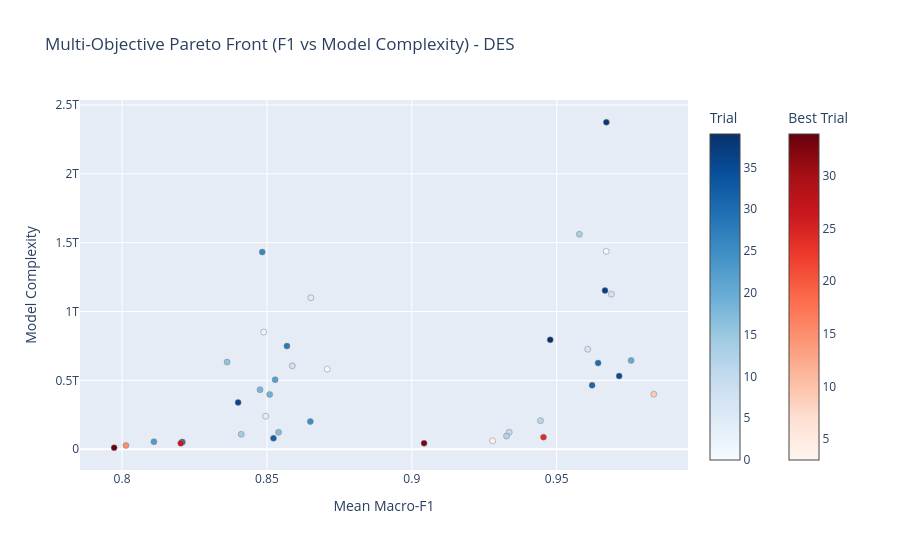

Notebook source saved alongside this figure:
### Code cell
# Cell 2: Master Pipeline (Data Prep -> Optuna -> Plotting -> Export)
for region in TARGET_REGIONS:
    print(f"\n{'='*70}")
    print(f"🚀 STARTING PIPELINE FOR REGION: {region}")
    print(f"{'='*70}\n")
    
    # --- STEP 1: Load Features ---
    with open(artifact_dir / f"{region}_ranked_features.json", "r") as f:
        all_ranked = json.load(f)["ranked_features"]
    with open(artifact_dir / f"{region}_uncorrelated_features.json", "r") as f:
        uncorr_ranked = json.load(f)["uncorrelated_features"]
    
    print(f"[{region}] Loaded {len(all_ranked)} ranked features, {len(uncorr_ranked)} uncorrelated features.")

    # --- STEP 2: Pre-Partition Data ---
    print(f"[{region}] Loading and caching benchmark years...")
    region_dir = data_base_dir / region
    cache_dir = Path(f'data/cache_splits_{region}')
    
    if cache_dir.exists():
        shutil.rmtree(cache_dir)
    cache_dir.mkdir(parents=True, exist_ok=True)
    
    for yr in BENCHMARK_YEARS:
        year_path = region_dir / f"year={yr}"
        df_yr = (
            pl.read_parquet(year_path / "*.parquet")
            .with_columns(pl.col('class').replace_strict(class_remap_dict, default=pl.col('class')).cast(pl.Int32))
            .select(all_ranked + ['class'])
        )
        
        X_yr = df_yr.select(all_ranked).to_numpy().astype(np.float32)
        y_yr = df_yr['class'].to_numpy().astype(np.int32)
        del df_yr
        gc.collect()
        
        X_tr, X_val, y_tr, y_val = train_test_split(X_yr, y_yr, test_size=0.20, stratify=y_yr, random_state=42)
        np.savez_compressed(cache_dir / f"split_{yr}.npz", X_tr=X_tr, y_tr=y_tr, X_val=X_val, y_val=y_val)
        del X_yr, y_yr, X_tr, X_val, y_tr, y_val
        gc.collect()

    # --- STEP 3: Optuna Optimization ---
    print(f"\n[{region}] Executing Optuna Study...")
    feat_to_idx = {name: i for i, name in enumerate(all_ranked)}
    ref_col_series = parent_ref_df[region] if region in parent_ref_df.columns else None

    def objective(trial):
        sampling_strategy = trial.suggest_categorical("sampling_strategy", ["stratified", "reference_balanced"])
        feat_strategy = trial.suggest_categorical("feature_strategy", ["all", "uncorrelated"])
        
        if feat_strategy == "uncorrelated":
            active_names = uncorr_ranked
        else:
            num_bands = trial.suggest_int("max_input_features", 10, len(all_ranked))
            active_names = all_ranked[:num_bands]
            
        active_col_idx = [feat_to_idx[f] for f in active_names]
        train_fraction = trial.suggest_float("train_fraction", 0.10, 1.0, step=0.20)
        min_leaf = trial.suggest_int("minLeafPopulation", 2, 12)
        n_trees = trial.suggest_int("numberOfTrees", 50, 150, step=25)

        rf_params = {
            "n_estimators": n_trees, "min_samples_leaf": min_leaf,
            "max_features": "sqrt", "max_depth": None,
            "n_jobs": 2, "random_state": 42
        }

        yearly_macro_f1s = []
        annual_training_sample_counts = []
        all_year_max_nodes = []
        rng = np.random.RandomState(42)

        for yr in BENCHMARK_YEARS:
            data = np.load(cache_dir / f"split_{yr}.npz")
            X_tr, y_tr, X_val, y_val = data['X_tr'], data['y_tr'], data['X_val'][:, active_col_idx], data['y_val']
            target_n = int(len(X_tr) * train_fraction)

            if train_fraction >= 0.99 and sampling_strategy == "stratified":
                chosen_local = np.arange(len(X_tr))
            elif sampling_strategy == "reference_balanced" and ref_col_series is not None:
                chosen_local = get_balanced_indices(y_tr, target_n, ref_col_series, rng)
            else:
                chosen_local = []
                for cls in np.unique(y_tr):
                    cls_indices = np.where(y_tr == cls)[0]
                    n_take = max(3, int(target_n * len(cls_indices) / len(y_tr)))
                    chosen_local.extend(rng.choice(cls_indices, size=min(len(cls_indices), n_take), replace=False))
                chosen_local = np.array(chosen_local)

            annual_training_sample_counts.append(len(chosen_local))
            X_sub, y_sub = X_tr[chosen_local][:, active_col_idx], y_tr[chosen_local]

            clf = RandomForestClassifier(**rf_params)
            clf.fit(X_sub, y_sub)

            all_year_max_nodes.append(max(tree.tree_.node_count for tree in clf.estimators_))
            yearly_macro_f1s.append(f1_score(y_val, clf.predict(X_val), average="macro"))

            del data, X_tr, y_tr, X_val, y_val, X_sub, y_sub, clf
            gc.collect()

        mean_macro_f1 = float(np.mean(yearly_macro_f1s))
        samples_per_year = int(np.mean(annual_training_sample_counts))
        max_nodes_observed = int(max(all_year_max_nodes))
        num_features = len(active_col_idx)
        single_model_complexity = float(samples_per_year * num_features * n_trees * max_nodes_observed)

        trial.set_user_attr("samples_per_year", samples_per_year)
        trial.set_user_attr("num_features", num_features)
        trial.set_user_attr("max_nodes", max_nodes_observed)
        trial.set_user_attr("model_complexity", single_model_complexity)

        return mean_macro_f1, single_model_complexity

    # Standard in-memory study
    study = optuna.create_study(
        study_name=f"rf_{region}", 
        directions=["maximize", "minimize"]
    )
    study.optimize(objective, n_trials=40, n_jobs=1)

    # --- STEP 4: Plotly Visualization ---
    print(f"\n[{region}] Generating Pareto Html...")
    fig_plotly = plot_pareto_front(study, target_names=["Mean Macro-F1", "Model Complexity"])
    fig_plotly.update_layout(title=f"Multi-Objective Pareto Front (F1 vs Model Complexity) - {region}", width=900, height=550)
    fig_plotly.write_html(output_config_dir / f"{region}_pareto_frontier.html")
    fig_plotly.show()

    # --- STEP 5: Data Export ---
    print(f"[{region}] Exporting Trial Data to CSV/JSON...")
    df_all_trials = study.trials_dataframe()
    df_all_trials.to_csv(output_config_dir / f"{region}_all_trials.csv", index=False)
    df_all_trials.to_json(output_config_dir / f"{region}_all_trials.json", orient="records", indent=4)

    # --- STEP 6: Matplotlib Custom Pareto Analysis ---
    pareto_records = []
    for t in study.best_trials:
        strat = t.params.get("feature_strategy", "all")
        n_feats = len(uncorr_ranked) if strat == "uncorrelated" else t.params.get("max_input_features", len(all_ranked))
            
        pareto_records.append({
            "trial_number": t.number,
            "macro_f1": float(t.values[0]),
            "model_complexity": float(t.values[1]),
            "samples_per_year": t.user_attrs.get("samples_per_year"),
            "num_features": t.user_attrs.get("num_features", n_feats),
            "max_nodes": t.user_attrs.get("max_nodes"),
            "trees": t.params.get("numberOfTrees"),
            "min_leaf": t.params.get("minLeafPopulation"),
            "sampling": t.params.get("sampling_strategy"),
            "feature_strat": strat,
            "train_fraction": t.params.get("train_fraction")
        })

    if pareto_records:
        df_pareto = pd.DataFrame(pareto_records).sort_values("model_complexity")
        df_pareto.to_csv(output_config_dir / f"{region}_pareto_frontier.csv", index=False)
        df_pareto.to_json(output_config_dir / f"{region}_pareto_frontier.json", orient="records", indent=4)

        fig, ax = plt.subplots(figsize=(11, 7))
        ax.plot(df_pareto["model_complexity"], df_pareto["macro_f1"], color="#d62728", linestyle="--", linewidth=2, alpha=0.8, zorder=2, label="Pareto Efficient Frontier")
        scatter = ax.scatter(df_pareto["model_complexity"], df_pareto["macro_f1"], c=df_pareto["num_features"], cmap="viridis", s=180, edgecolor="black", linewidth=1.5, zorder=3)
        
        cbar = plt.colorbar(scatter, ax=ax)
        cbar.set_label("Number of Features / Bands", fontsize=11)

        for _, row in df_pareto.iterrows():
            label_text = f"Trial {int(row['trial_number'])}\n({int(row['trees'])}T, leaf={int(row['min_leaf'])}, {int(row['num_features'])}B)"
            ax.annotate(
                label_text, xy=(row["model_complexity"], row["macro_f1"]), xytext=(0, 14), textcoords="offset points",
                ha="center", fontsize=9, fontweight="bold",
                bbox=dict(boxstyle="round,pad=0.25", fc="white", ec="gray", alpha=0.85),
                arrowprops=dict(arrowstyle="->", connectionstyle="arc3,rad=0", color="gray", lw=0.8)
            )

        ax.set_xscale("log")
        ax.set_title(f"Pareto Frontier Solutions Only: Macro-F1 vs Model Complexity ({region})", fontsize=14, pad=15)
        ax.set_xlabel("Model Complexity (Log Scale: Samples × Bands × Trees × Max Nodes)", fontsize=12)
        ax.set_ylabel("Mean Annual Macro-F1 (Maximize)", fontsize=12)
        ax.grid(True, which="both", linestyle="--", alpha=0.5)

        y_margin = (df_pareto["macro_f1"].max() - df_pareto["macro_f1"].min()) * 0.25
        ax.set_ylim(df_pareto["macro_f1"].min() - 0.005, df_pareto["macro_f1"].max() + y_margin)

        plt.tight_layout()
        plt.savefig(output_config_dir / f"{region}_pareto_only_frontier.png", dpi=300, bbox_inches="tight")
        plt.show()

        print(f"\n=== Pareto-Optimal Candidates Table for {region} ===")
        display_cols = ["trial_number", "macro_f1", "model_complexity", "samples_per_year", "num_features", "trees", "min_leaf", "feature_strat", "sampling"]
        print(df_pareto[display_cols].to_string(index=False))

    print(f"\n[{region}] Pipeline Complete!\n")
    gc.collect()

### Figure 1 — Plotly figure (JSON) as saved in the notebook; plotly's stock layout.template omitted (floating-point values rounded to 4 significant figures)
{"data": [{"hovertemplate": "%{text}<extra>Trial</extra>", "marker": {"color": [0, 1, 2, 4, 5, 6, 7, 8, 10, 11, 12, 13, 14, 16, 17, 18, 19, 20, 21, 22, 23, 25, 26, 28, 29, 30, 31, 32, 35, 36, 37, 38, 39], "colorbar": {"title": {"text": "Trial"}}, "colorscale": [[0, "rgb(247,251,255)"], [0.125, "rgb(222,235,247)"], [0.25, "rgb(198,219,239)"], [0.375, "rgb(158,202,225)"], [0.5, "rgb(107,174,214)"], [0.625, "rgb(66,146,198)"], [0.75, "rgb(33,113,181)"], [0.875, "rgb(8,81,156)"], [1, "rgb(8,48,107)"]], "line": {"color": "Grey", "width": 0.5}}, "mode": "markers", "showlegend": false, "text": ["{<br>  \"number\": 0,<br>  \"values\": [<br>    0.870793371132885,<br>    581596444800.0<br>  ],<br>  \"params\": {<br>    \"sampling_strategy\": \"reference_balanced\",<br>    \"feature_strategy\": \"uncorrelated\",<br>    \"train_fraction\": 0.9,<br>    \"minLeafPopulation\": 2,<br>    \"numberOfTrees\": 50<br>  },<br>  \"user_attrs\": {<br>    \"samples_per_year\": 60496,<br>    \"num_features\": 36,<br>    \"max_nodes\": 5341,<br>    \"model_complexity\": 581596444800.0<br>  }<br>}", "{<br>  \"number\": 1,<br>  \"values\": [<br>    0.9670876293436615,<br>    1436719950000.0<br>  ],<br>  \"params\": {<br>    \"sampling_strategy\": \"stratified\",<br>    \"feature_strategy\": \"all\",<br>    \"max_input_features\": 45,<br>    \"train_fraction\": 0.9,<br>    \"minLeafPopulation\": 11,<br>    \"numberOfTrees\": 150<br>  },<br>  \"user_attrs\": {<br>    \"samples_per_year\": 84296,<br>    \"num_features\": 45,<br>    \"max_nodes\": 2525,<br>    \"model_complexity\": 1436719950000.0<br>  }<br>}", "{<br>  \"number\": 2,<br>  \"values\": [<br>    0.8488805115969653,<br>    850343875200.0<br>  ],<br>  \"params\": {<br>    \"sampling_strategy\": \"reference_balanced\",<br>    \"feature_strategy\": \"uncorrelated\",<br>    \"train_fraction\": 0.9,<br>    \"minLeafPopulation\": 10,<br>    \"numberOfTrees\": 150<br>  },<br>  \"user_attrs\": {<br>    \"samples_per_year\": 60496,<br>    \"num_features\": 36,<br>    \"max_nodes\": 2603,<br>    \"model_complexity\": 850343875200.0<br>  }<br>}", "{<br>  \"number\": 4,<br>  \"values\": [<br>    0.8495941046273902,<br>    239127193800.0<br>  ],<br>  \"params\": {<br>    \"sampling_strategy\": \"reference_balanced\",<br>    \"feature_strategy\": \"all\",<br>    \"max_input_features\": 22,<br>    \"train_fraction\": 0.5,<br>    \"minLeafPopulation\": 12,<br>    \"numberOfTrees\": 150<br>  },<br>  \"user_attrs\": {<br>    \"samples_per_year\": 43626,<br>    \"num_features\": 22,<br>    \"max_nodes\": 1661,<br>    \"model_complexity\": 239127193800.0<br>  }<br>}", "{<br>  \"number\": 5,<br>  \"values\": [<br>    0.8651594043866248,<br>    1099964151000.0<br>  ],<br>  \"params\": {<br>    \"sampling_strategy\": \"reference_balanced\",<br>    \"feature_strategy\": \"all\",<br>    \"max_input_features\": 52,<br>    \"train_fraction\": 0.5,<br>    \"minLeafPopulation\": 2,<br>    \"numberOfTrees\": 125<br>  },<br>  \"user_attrs\": {<br>    \"samples_per_year\": 43626,<br>    \"num_features\": 52,<br>    \"max_nodes\": 3879,<br>    \"model_complexity\": 1099964151000.0<br>  }<br>}", "{<br>  \"number\": 6,<br>  \"values\": [<br>    0.960706275355471,<br>    726066369000.0<br>  ],<br>  \"params\": {<br>    \"sampling_strategy\": \"stratified\",<br>    \"feature_strategy\": \"uncorrelated\",<br>    \"train_fraction\": 0.7000000000000001,<br>    \"minLeafPopulation\": 11,<br>    \"numberOfTrees\": 125<br>  },<br>  \"user_attrs\": {<br>    \"samples_per_year\": 65562,<br>    \"num_features\": 36,<br>    \"max_nodes\": 2461,<br>    \"model_complexity\": 726066369000.0<br>  }<br>}", "{<br>  \"number\": 7,<br>  \"values\": [<br>    0.9688854107463564,<br>    1126184698800.0<br>  ],<br>  \"params\": {<br>    \"sampling_strategy\": \"stratified\",<br>    \"feature_strategy\": \"uncorrelated\",<br>    \"train_fraction\": 0.7000000000000001,<br>    \"minLeafPopulation\": 7,<br>    \"numberOfTrees\": 150<br>  },<br>  \"user_attrs\": {<br>    \"samples_per_year\": 65562,<br>    \"num_features\": 36,<br>    \"max_nodes\": 3181,<br>    \"model_complexity\": 1126184698800.0<br>  }<br>}", "{<br>  \"number\": 8,<br>  \"values\": [<br>    0.8587710367056371,<br>    605245311000.0<br>  ],<br>  \"params\": {<br>    \"sampling_strategy\": \"reference_balanced\",<br>    \"feature_strategy\": \"uncorrelated\",<br>    \"train_fraction\": 0.5,<br>    \"minLeafPopulation\": 5,<br>    \"numberOfTrees\": 125<br>  },<br>  \"user_attrs\": {<br>    \"samples_per_year\": 43626,<br>    \"num_features\": 36,<br>    \"max_nodes\": 3083,<br>    \"model_complexity\": 605245311000.0<br>  }<br>}", "{<br>  \"number\": 10,<br>  \"values\": [<br>    0.9336192396665506,<br>    122961912300.0<br>  ],<br>  \"params\": {<br>    \"sampling_strategy\": \"stratified\",<br>    \"feature_strategy\": \"all\",<br>    \"max_input_features\": 69,<br>    \"train_fraction\": 0.1,<br>    \"minLeafPopulation\": 2,<br>    \"numberOfTrees\": 150<br>  },<br>  \"user_attrs\": {<br>    \"samples_per_year\": 9362,<br>    \"num_features\": 69,<br>    \"max_nodes\": 1269,<br>    \"model_complexity\": 122961912300.0<br>  }<br>}", "{<br>  \"number\": 11,<br>  \"values\": [<br>    0.9444166717509574,<br>    207467527500.0<br>  ],<br>  \"params\": {<br>    \"sampling_strategy\": \"stratified\",<br>    \"feature_strategy\": \"uncorrelated\",<br>    \"train_fraction\": 0.30000000000000004,<br>    \"minLeafPopulation\": 8,<br>    \"numberOfTrees\": 125<br>  },<br>  \"user_attrs\": {<br>    \"samples_per_year\": 28095,<br>    \"num_features\": 36,<br>    \"max_nodes\": 1641,<br>    \"model_complexity\": 207467527500.0<br>  }<br>}", "{<br>  \"number\": 12,<br>  \"values\": [<br>    0.9326966275102038,<br>    95048194500.0<br>  ],<br>  \"params\": {<br>    \"sampling_strategy\": \"stratified\",<br>    \"feature_strategy\": \"uncorrelated\",<br>    \"train_fraction\": 0.30000000000000004,<br>    \"minLeafPopulation\": 12,<br>    \"numberOfTrees\": 75<br>  },<br>  \"user_attrs\": {<br>    \"samples_per_year\": 28095,<br>    \"num_features\": 36,<br>    \"max_nodes\": 1253,<br>    \"model_complexity\": 95048194500.0<br>  }<br>}", "{<br>  \"number\": 13,<br>  \"values\": [<br>    0.9578274042859628,<br>    1561293468000.0<br>  ],<br>  \"params\": {<br>    \"sampling_strategy\": \"stratified\",<br>    \"feature_strategy\": \"all\",<br>    \"max_input_features\": 72,<br>    \"train_fraction\": 0.7000000000000001,<br>    \"minLeafPopulation\": 11,<br>    \"numberOfTrees\": 150<br>  },<br>  \"user_attrs\": {<br>    \"samples_per_year\": 65562,<br>    \"num_features\": 72,<br>    \"max_nodes\": 2205,<br>    \"model_complexity\": 1561293468000.0<br>  }<br>}", "{<br>  \"number\": 14,<br>  \"values\": [<br>    0.8411343470239648,<br>    108232550775.0<br>  ],<br>  \"params\": {<br>    \"sampling_strategy\": \"reference_balanced\",<br>    \"feature_strategy\": \"all\",<br>    \"max_input_features\": 37,<br>    \"train_fraction\": 0.30000000000000004,<br>    \"minLeafPopulation\": 9,<br>    \"numberOfTrees\": 75<br>  },<br>  \"user_attrs\": {<br>    \"samples_per_year\": 27879,<br>    \"num_features\": 37,<br>    \"max_nodes\": 1399,<br>    \"model_complexity\": 108232550775.0<br>  }<br>}", "{<br>  \"number\": 16,<br>  \"values\": [<br>    0.83624453566072,<br>    632646995400.0<br>  ],<br>  \"params\": {<br>    \"sampling_strategy\": \"reference_balanced\",<br>    \"feature_strategy\": \"all\",<br>    \"max_input_features\": 84,<br>    \"train_fraction\": 0.30000000000000004,<br>    \"minLeafPopulation\": 7,<br>    \"numberOfTrees\": 150<br>  },<br>  \"user_attrs\": {<br>    \"samples_per_year\": 27879,<br>    \"num_features\": 84,<br>    \"max_nodes\": 1801,<br>    \"model_complexity\": 632646995400.0<br>  }<br>}", "{<br>  \"number\": 17,<br>  \"values\": [<br>    0.8540119119114962,<br>    122695479000.0<br>  ],<br>  \"params\": {<br>    \"sampling_strategy\": \"reference_balanced\",<br>    \"feature_strategy\": \"uncorrelated\",<br>    \"train_fraction\": 0.30000000000000004,<br>    \"minLeafPopulation\": 4,<br>    \"numberOfTrees\": 50<br>  },<br>  \"user_attrs\": {<br>    \"samples_per_year\": 27879,<br>    \"num_features\": 36,<br>    \"max_nodes\": 2445,<br>    \"model_complexity\": 122695479000.0<br>  }<br>}", "{<br>  \"number\": 18,<br>  \"values\": [<br>    0.8476240077438262,<br>    432259567200.0<br>  ],<br>  \"params\": {<br>    \"sampling_strategy\": \"reference_balanced\",<br>    \"feature_strategy\": \"uncorrelated\",<br>    \"train_fraction\": 0.7000000000000001,<br>    \"minLeafPopulation\": 11,<br>    \"numberOfTrees\": 100<br>  },<br>  \"user_attrs\": {<br>    \"samples_per_year\": 52594,<br>    \"num_features\": 36,<br>    \"max_nodes\": 2283,<br>    \"model_complexity\": 432259567200.0<br>  }<br>}", "{<br>  \"number\": 19,<br>  \"values\": [<br>    0.8509541351645257,<br>    397767249600.0<br>  ],<br>  \"params\": {<br>    \"sampling_strategy\": \"reference_balanced\",<br>    \"feature_strategy\": \"all\",<br>    \"max_input_features\": 31,<br>    \"train_fraction\": 0.9,<br>    \"minLeafPopulation\": 12,<br>    \"numberOfTrees\": 100<br>  },<br>  \"user_attrs\": {<br>    \"samples_per_year\": 60496,<br>    \"num_features\": 31,<br>    \"max_nodes\": 2121,<br>    \"model_complexity\": 397767249600.0<br>  }<br>}", "{<br>  \"number\": 20,<br>  \"values\": [<br>    0.9756922433690018,<br>    645075140000.0<br>  ],<br>  \"params\": {<br>    \"sampling_strategy\": \"stratified\",<br>    \"feature_strategy\": \"all\",<br>    \"max_input_features\": 50,<br>    \"train_fraction\": 0.9,<br>    \"minLeafPopulation\": 7,<br>    \"numberOfTrees\": 50<br>  },<br>  \"user_attrs\": {<br>    \"samples_per_year\": 84296,<br>    \"num_features\": 50,<br>    \"max_nodes\": 3061,<br>    \"model_complexity\": 645075140000.0<br>  }<br>}", "{<br>  \"number\": 21,<br>  \"values\": [<br>    0.8207768880220108,<br>    51447182400.0<br>  ],<br>  \"params\": {<br>    \"sampling_strategy\": \"reference_balanced\",<br>    \"feature_strategy\": \"uncorrelated\",<br>    \"train_fraction\": 0.1,<br>    \"minLeafPopulation\": 5,<br>    \"numberOfTrees\": 150<br>  },<br>  \"user_attrs\": {<br>    \"samples_per_year\": 9368,<br>    \"num_features\": 36,<br>    \"max_nodes\": 1017,<br>    \"model_complexity\": 51447182400.0<br>  }<br>}", "{<br>  \"number\": 22,<br>  \"values\": [<br>    0.8528202309521415,<br>    504722665200.0<br>  ],<br>  \"params\": {<br>    \"sampling_strategy\": \"reference_balanced\",<br>    \"feature_strategy\": \"all\",<br>    \"max_input_features\": 43,<br>    \"train_fraction\": 0.9,<br>    \"minLeafPopulation\": 8,<br>    \"numberOfTrees\": 75<br>  },<br>  \"user_attrs\": {<br>    \"samples_per_year\": 60496,<br>    \"num_features\": 43,<br>    \"max_nodes\": 2587,<br>    \"model_complexity\": 504722665200.0<br>  }<br>}", "{<br>  \"number\": 23,<br>  \"values\": [<br>    0.8109895445629877,<br>    54473983200.0<br>  ],<br>  \"params\": {<br>    \"sampling_strategy\": \"reference_balanced\",<br>    \"feature_strategy\": \"all\",<br>    \"max_input_features\": 84,<br>    \"train_fraction\": 0.1,<br>    \"minLeafPopulation\": 5,<br>    \"numberOfTrees\": 75<br>  },<br>  \"user_attrs\": {<br>    \"samples_per_year\": 9368,<br>    \"num_features\": 84,<br>    \"max_nodes\": 923,<br>    \"model_complexity\": 54473983200.0<br>  }<br>}", "{<br>  \"number\": 25,<br>  \"values\": [<br>    0.8649851227671319,<br>    200521455750.0<br>  ],<br>  \"params\": {<br>    \"sampling_strategy\": \"reference_balanced\",<br>    \"feature_strategy\": \"all\",<br>    \"max_input_features\": 17,<br>    \"train_fraction\": 0.5,<br>    \"minLeafPopulation\": 6,<br>    \"numberOfTrees\": 125<br>  },<br>  \"user_attrs\": {<br>    \"samples_per_year\": 43626,<br>    \"num_features\": 17,<br>    \"max_nodes\": 2163,<br>    \"model_complexity\": 200521455750.0<br>  }<br>}", "{<br>  \"number\": 26,<br>  \"values\": [<br>    0.8483774247559626,<br>    1431478125000.0<br>  ],<br>  \"params\": {<br>    \"sampling_strategy\": \"reference_balanced\",<br>    \"feature_strategy\": \"all\",<br>    \"max_input_features\": 84,<br>    \"train_fraction\": 0.5,<br>    \"minLeafPopulation\": 4,<br>    \"numberOfTrees\": 125<br>  },<br>  \"user_attrs\": {<br>    \"samples_per_year\": 43626,<br>    \"num_features\": 84,<br>    \"max_nodes\": 3125,<br>    \"model_complexity\": 1431478125000.0<br>  }<br>}", "{<br>  \"number\": 28,<br>  \"values\": [<br>    0.8568984830887147,<br>    748596699000.0<br>  ],<br>  \"params\": {<br>    \"sampling_strategy\": \"reference_balanced\",<br>    \"feature_strategy\": \"uncorrelated\",<br>    \"train_fraction\": 0.7000000000000001,<br>    \"minLeafPopulation\": 6,<br>    \"numberOfTrees\": 125<br>  },<br>  \"user_attrs\": {<br>    \"samples_per_year\": 52594,<br>    \"num_features\": 36,<br>    \"max_nodes\": 3163,<br>    \"model_complexity\": 748596699000.0<br>  }<br>}", "{<br>  \"number\": 29,<br>  \"values\": [<br>    0.8207768880220108,<br>    51447182400.0<br>  ],<br>  \"params\": {<br>    \"sampling_strategy\": \"reference_balanced\",<br>    \"feature_strategy\": \"uncorrelated\",<br>    \"train_fraction\": 0.1,<br>    \"minLeafPopulation\": 5,<br>    \"numberOfTrees\": 150<br>  },<br>  \"user_attrs\": {<br>    \"samples_per_year\": 9368,<br>    \"num_features\": 36,<br>    \"max_nodes\": 1017,<br>    \"model_complexity\": 51447182400.0<br>  }<br>}", "{<br>  \"number\": 30,<br>  \"values\": [<br>    0.964304729986541,<br>    625667253750.0<br>  ],<br>  \"params\": {<br>    \"sampling_strategy\": \"stratified\",<br>    \"feature_strategy\": \"all\",<br>    \"max_input_features\": 70,<br>    \"train_fraction\": 0.5,<br>    \"minLeafPopulation\": 5,<br>    \"numberOfTrees\": 75<br>  },<br>  \"user_attrs\": {<br>    \"samples_per_year\": 46827,<br>    \"num_features\": 70,<br>    \"max_nodes\": 2545,<br>    \"model_complexity\": 625667253750.0<br>  }<br>}", "{<br>  \"number\": 31,<br>  \"values\": [<br>    0.9622288219477801,<br>    464316640200.0<br>  ],<br>  \"params\": {<br>    \"sampling_strategy\": \"stratified\",<br>    \"feature_strategy\": \"uncorrelated\",<br>    \"train_fraction\": 0.7000000000000001,<br>    \"minLeafPopulation\": 10,<br>    \"numberOfTrees\": 75<br>  },<br>  \"user_attrs\": {<br>    \"samples_per_year\": 65562,<br>    \"num_features\": 36,<br>    \"max_nodes\": 2623,<br>    \"model_complexity\": 464316640200.0<br>  }<br>}", "{<br>  \"number\": 32,<br>  \"values\": [<br>    0.8522579726106101,<br>    79591060125.0<br>  ],<br>  \"params\": {<br>    \"sampling_strategy\": \"reference_balanced\",<br>    \"feature_strategy\": \"all\",<br>    \"max_input_features\": 23,<br>    \"train_fraction\": 0.30000000000000004,<br>    \"minLeafPopulation\": 7,<br>    \"numberOfTrees\": 75<br>  },<br>  \"user_attrs\": {<br>    \"samples_per_year\": 27879,<br>    \"num_features\": 23,<br>    \"max_nodes\": 1655,<br>    \"model_complexity\": 79591060125.0<br>  }<br>}", "{<br>  \"number\": 35,<br>  \"values\": [<br>    0.9715688498642769,<br>    530913067200.0<br>  ],<br>  \"params\": {<br>    \"sampling_strategy\": \"stratified\",<br>    \"feature_strategy\": \"uncorrelated\",<br>    \"train_fraction\": 0.9,<br>    \"minLeafPopulation\": 8,<br>    \"numberOfTrees\": 50<br>  },<br>  \"user_attrs\": {<br>    \"samples_per_year\": 84296,<br>    \"num_features\": 36,<br>    \"max_nodes\": 3499,<br>    \"model_complexity\": 530913067200.0<br>  }<br>}", "{<br>  \"number\": 36,<br>  \"values\": [<br>    0.8400527238303035,<br>    339791426100.0<br>  ],<br>  \"params\": {<br>    \"sampling_strategy\": \"reference_balanced\",<br>    \"feature_strategy\": \"all\",<br>    \"max_input_features\": 63,<br>    \"train_fraction\": 0.7000000000000001,<br>    \"minLeafPopulation\": 11,<br>    \"numberOfTrees\": 50<br>  },<br>  \"user_attrs\": {<br>    \"samples_per_year\": 52594,<br>    \"num_features\": 63,<br>    \"max_nodes\": 2051,<br>    \"model_complexity\": 339791426100.0<br>  }<br>}", "{<br>  \"number\": 37,<br>  \"values\": [<br>    0.9666799703800055,<br>    1152031284000.0<br>  ],<br>  \"params\": {<br>    \"sampling_strategy\": \"stratified\",<br>    \"feature_strategy\": \"uncorrelated\",<br>    \"train_fraction\": 0.9,<br>    \"minLeafPopulation\": 11,<br>    \"numberOfTrees\": 125<br>  },<br>  \"user_attrs\": {<br>    \"samples_per_year\": 84296,<br>    \"num_features\": 36,<br>    \"max_nodes\": 3037,<br>    \"model_complexity\": 1152031284000.0<br>  }<br>}", "{<br>  \"number\": 38,<br>  \"values\": [<br>    0.9671476329225417,<br>    2374444982250.0<br>  ],<br>  \"params\": {<br>    \"sampling_strategy\": \"stratified\",<br>    \"feature_strategy\": \"all\",<br>    \"max_input_features\": 97,<br>    \"train_fraction\": 0.5,<br>    \"minLeafPopulation\": 3,<br>    \"numberOfTrees\": 150<br>  },<br>  \"user_attrs\": {<br>    \"samples_per_year\": 46827,<br>    \"num_features\": 97,<br>    \"max_nodes\": 3485,<br>    \"model_complexity\": 2374444982250.0<br>  }<br>}", "{<br>  \"number\": 39,<br>  \"values\": [<br>    0.947776065839464,<br>    794068852500.0<br>  ],<br>  \"params\": {<br>    \"sampling_strategy\": \"stratified\",<br>    \"feature_strategy\": \"all\",<br>    \"max_input_features\": 70,<br>    \"train_fraction\": 0.5,<br>    \"minLeafPopulation\": 12,<br>    \"numberOfTrees\": 150<br>  },<br>  \"user_attrs\": {<br>    \"samples_per_year\": 46827,<br>    \"num_features\": 70,<br>    \"max_nodes\": 1615,<br>    \"model_complexity\": 794068852500.0<br>  }<br>}"], "type": "scatter", "x": [0.8708, 0.9671, 0.8489, 0.8496, 0.8652, 0.9607, 0.9689, 0.8588, 0.9336, 0.9444, 0.9327, 0.9578, 0.8411, 0.8362, 0.854, 0.8476, 0.851, 0.9757, 0.8208, 0.8528, 0.811, 0.865, 0.8484, 0.8569, 0.8208, 0.9643, 0.9622, 0.8523, 0.9716, 0.8401, 0.9667, 0.9671, 0.9478], "y": [581596444800, 1436719950000, 850343875200, 239127193800, 1099964151000, 726066369000, 1126184698800, 605245311000, 122961912300, 207467527500, 95048194500, 1561293468000, 108232550775, 632646995400, 122695479000, 432259567200, 397767249600, 645075140000, 51447182400, 504722665200, 54473983200, 200521455750, 1431478125000, 748596699000, 51447182400, 625667253750, 464316640200, 79591060125, 530913067200, 339791426100, 1152031284000, 2374444982250, 794068852500]}, {"hovertemplate": "%{text}<extra>Best Trial</extra>", "marker": {"color": [3, 9, 15, 24, 27, 33, 34], "colorbar": {"title": {"text": "Best Trial"}, "x": 1.1, "xpad": 40}, "colorscale": [[0, "rgb(255,245,240)"], [0.125, "rgb(254,224,210)"], [0.25, "rgb(252,187,161)"], [0.375, "rgb(252,146,114)"], [0.5, "rgb(251,106,74)"], [0.625, "rgb(239,59,44)"], [0.75, "rgb(203,24,29)"], [0.875, "rgb(165,15,21)"], [1, "rgb(103,0,13)"]], "line": {"color": "Grey", "width": 0.5}}, "mode": "markers", "showlegend": false, "text": ["{<br>  \"number\": 3,<br>  \"values\": [<br>    0.9279124360684764,<br>    60615205200.0<br>  ],<br>  \"params\": {<br>    \"sampling_strategy\": \"stratified\",<br>    \"feature_strategy\": \"uncorrelated\",<br>    \"train_fraction\": 0.1,<br>    \"minLeafPopulation\": 3,<br>    \"numberOfTrees\": 150<br>  },<br>  \"user_attrs\": {<br>    \"samples_per_year\": 9362,<br>    \"num_features\": 36,<br>    \"max_nodes\": 1199,<br>    \"model_complexity\": 60615205200.0<br>  }<br>}", "{<br>  \"number\": 9,<br>  \"values\": [<br>    0.9835424428603592,<br>    399573577000.0<br>  ],<br>  \"params\": {<br>    \"sampling_strategy\": \"stratified\",<br>    \"feature_strategy\": \"all\",<br>    \"max_input_features\": 13,<br>    \"train_fraction\": 0.9,<br>    \"minLeafPopulation\": 7,<br>    \"numberOfTrees\": 125<br>  },<br>  \"user_attrs\": {<br>    \"samples_per_year\": 84296,<br>    \"num_features\": 13,<br>    \"max_nodes\": 2917,<br>    \"model_complexity\": 399573577000.0<br>  }<br>}", "{<br>  \"number\": 15,<br>  \"values\": [<br>    0.8013346903296958,<br>    27274932000.0<br>  ],<br>  \"params\": {<br>    \"sampling_strategy\": \"reference_balanced\",<br>    \"feature_strategy\": \"uncorrelated\",<br>    \"train_fraction\": 0.1,<br>    \"minLeafPopulation\": 10,<br>    \"numberOfTrees\": 125<br>  },<br>  \"user_attrs\": {<br>    \"samples_per_year\": 9368,<br>    \"num_features\": 36,<br>    \"max_nodes\": 647,<br>    \"model_complexity\": 27274932000.0<br>  }<br>}", "{<br>  \"number\": 24,<br>  \"values\": [<br>    0.945451266322918,<br>    87588972000.0<br>  ],<br>  \"params\": {<br>    \"sampling_strategy\": \"stratified\",<br>    \"feature_strategy\": \"all\",<br>    \"max_input_features\": 32,<br>    \"train_fraction\": 0.30000000000000004,<br>    \"minLeafPopulation\": 9,<br>    \"numberOfTrees\": 75<br>  },<br>  \"user_attrs\": {<br>    \"samples_per_year\": 28095,<br>    \"num_features\": 32,<br>    \"max_nodes\": 1299,<br>    \"model_complexity\": 87588972000.0<br>  }<br>}", "{<br>  \"number\": 27,<br>  \"values\": [<br>    0.8202575100798215,<br>    42872652000.0<br>  ],<br>  \"params\": {<br>    \"sampling_strategy\": \"reference_balanced\",<br>    \"feature_strategy\": \"uncorrelated\",<br>    \"train_fraction\": 0.1,<br>    \"minLeafPopulation\": 5,<br>    \"numberOfTrees\": 125<br>  },<br>  \"user_attrs\": {<br>    \"samples_per_year\": 9368,<br>    \"num_features\": 36,<br>    \"max_nodes\": 1017,<br>    \"model_complexity\": 42872652000.0<br>  }<br>}", "{<br>  \"number\": 33,<br>  \"values\": [<br>    0.9042352504204427,<br>    43711178000.0<br>  ],<br>  \"params\": {<br>    \"sampling_strategy\": \"stratified\",<br>    \"feature_strategy\": \"all\",<br>    \"max_input_features\": 70,<br>    \"train_fraction\": 0.1,<br>    \"minLeafPopulation\": 7,<br>    \"numberOfTrees\": 100<br>  },<br>  \"user_attrs\": {<br>    \"samples_per_year\": 9362,<br>    \"num_features\": 70,<br>    \"max_nodes\": 667,<br>    \"model_complexity\": 43711178000.0<br>  }<br>}", "{<br>  \"number\": 34,<br>  \"values\": [<br>    0.797265665837366,<br>    10539000000.0<br>  ],<br>  \"params\": {<br>    \"sampling_strategy\": \"reference_balanced\",<br>    \"feature_strategy\": \"uncorrelated\",<br>    \"train_fraction\": 0.1,<br>    \"minLeafPopulation\": 11,<br>    \"numberOfTrees\": 50<br>  },<br>  \"user_attrs\": {<br>    \"samples_per_year\": 9368,<br>    \"num_features\": 36,<br>    \"max_nodes\": 625,<br>    \"model_complexity\": 10539000000.0<br>  }<br>}"], "type": "scatter", "x": [0.9279, 0.9835, 0.8013, 0.9455, 0.8203, 0.9042, 0.7973], "y": [60615205200, 399573577000, 27274932000, 87588972000, 42872652000, 43711178000, 10539000000]}], "layout": {"height": 550, "title": {"text": "Multi-Objective Pareto Front (F1 vs Model Complexity) - DES"}, "width": 900, "xaxis": {"title": {"text": "Mean Macro-F1"}}, "yaxis": {"title": {"text": "Model Complexity"}}}}
